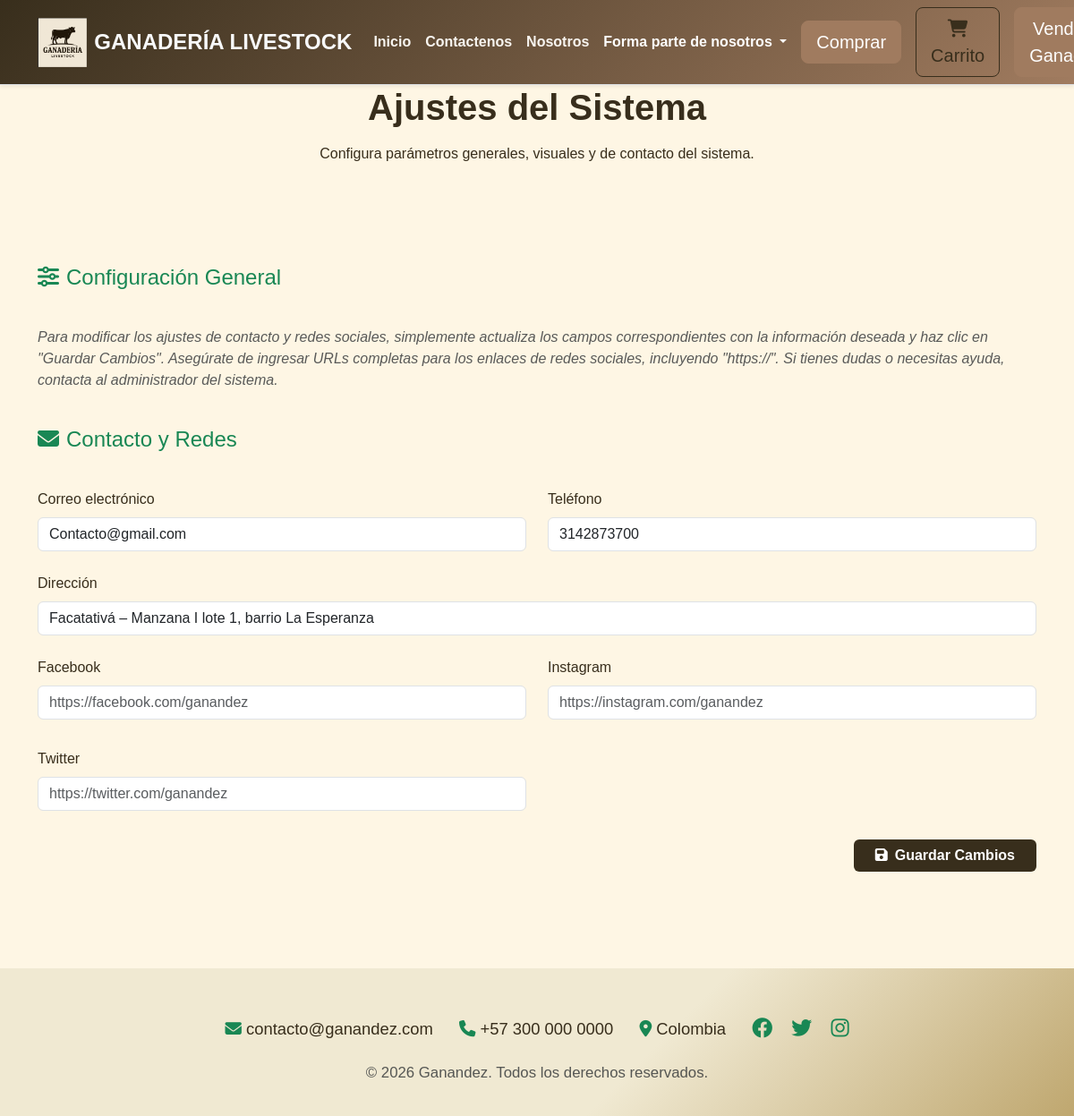
/vistas/admin-ajustes.php, run on the app's committed database.
### tables this page shows
CREATE TABLE ajustes (
    id INT AUTO_INCREMENT PRIMARY KEY,
    clave VARCHAR(50) NOT NULL UNIQUE,
    valor TEXT NOT NULL
);

### app/Conexion.inc.php (called while the page is built, shortened)
<?php
class Conexion {
    private static $conexion;
    public static function abrir_conexion() {
        if (!isset(self::$conexion)){
            try {
                self::$conexion = new PDO('mysql:host='.NOMBRE_SERVIDOR.'; dbname='.NOMBRE_DB, NOMBRE_USUARIO, PASSWORD);
                self::$conexion->setAttribute(PDO::ATTR_ERRMODE, PDO::ERRMODE_EXCEPTION);
                self::$conexion->exec("SET NAMES 'utf8'");
            } catch (PDOException $ex) {
                print "ERROR: ". $ex->getMessage() . "<br>";
                die();
            }
        }
    }
    public static function cerrar_conexion(){
        if (isset(self::$conexion)){
            self::$conexion = null;
        }
    }
    public static function obtener_conexion() {
        return self::$conexion;
    }
}
?>

### app/RepositorioAjustes.inc.php (called while the page is built, shortened)
<?php
include_once 'Conexion.inc.php';
class RepositorioAjustes {
    public static function obtener_valor($clave, $conexion) {
        $sql = "SELECT valor FROM ajustes WHERE clave = :clave LIMIT 1";
        $sentencia = $conexion->prepare($sql);
        $sentencia->bindParam(':clave', $clave, PDO::PARAM_STR);
        $sentencia->execute();
        $resultado = $sentencia->fetch();
        return $resultado ? $resultado['valor'] : '';
    }
}

### vistas/admin-ajustes.php (the view, shortened to what this page needs)
<?php
include_once 'app/Conexion.inc.php';
include_once 'app/RepositorioAjustes.inc.php';
$email_contacto     = RepositorioAjustes::obtener_valor('email_contacto', Conexion::obtener_conexion());
$telefono_contacto  = RepositorioAjustes::obtener_valor('telefono_contacto', Conexion::obtener_conexion());
$direccion_contacto = RepositorioAjustes::obtener_valor('direccion_contacto', Conexion::obtener_conexion());
$facebook           = RepositorioAjustes::obtener_valor('facebook', Conexion::obtener_conexion());
$instagram          = RepositorioAjustes::obtener_valor('instagram', Conexion::obtener_conexion());
$twitter            = RepositorioAjustes::obtener_valor('twitter', Conexion::obtener_conexion());
include_once 'plantillas/documento-apertura.inc.php';
include_once 'plantillas/navbar.inc.php';
?>
<br><br>
<section class="bienvenida-section py-5">
    <div class="container text-center">
        <h1 class="main-title animate-fade-in mb-3">Ajustes del Sistema</h1>
        <p class="main-subtitle">Configura parámetros generales, visuales y de contacto del sistema.</p>
    </div>
</section>
<div class="container py-5">
    <div class="admin-panel">
        <form method="POST" class="row g-4">
            <h4 class="mb-3 text-success"><i class="fas fa-sliders-h me-2"></i>Configuración General</h4>
            <div class="col-12">
                <p class="text-muted fst-italic">
                    Para modificar los ajustes de contacto y redes sociales, simplemente actualiza los campos correspondientes con la información deseada y haz clic en "Guardar Cambios". Asegúrate de ingresar URLs completas para los enlaces de redes sociales, incluyendo "https://". Si tienes dudas o necesitas ayuda, contacta al administrador del sistema.
                </p>
            </div>
            <h4 class="mt-4 mb-3 text-success"><i class="fas fa-envelope me-2"></i>Contacto y Redes</h4>
            <div class="col-md-6">
                <label class="form-label">Correo electrónico</label>
                <input type="email" class="form-control" name="email_contacto" value="<?= htmlspecialchars($email_contacto) ?>" placeholder="admin@ganandez.com">
            </div>
            <div class="col-md-6">
                <label class="form-label">Teléfono</label>
                <input type="text" class="form-control" name="telefono_contacto" value="<?= htmlspecialchars($telefono_contacto) ?>" placeholder="+573142873700">
            </div>
            <div class="col-md-12">
                <label class="form-label">Dirección</label>
                <input type="text" class="form-control" name="direccion_contacto" value="<?= htmlspecialchars($direccion_contacto) ?>" placeholder="Calle 123, Ciudad, País">
            </div>
            <div class="col-md-6">
                <label class="form-label">Facebook</label>
                <input type="url" class="form-control" name="facebook" id="facebook" value="<?= htmlspecialchars($facebook) ?>" placeholder="https://facebook.com/ganandez">
            </div>
            <div class="col-md-6">
                <label class="form-label">Instagram</label>
                <input type="url" class="form-control" name="instagram" id="instagram" value="<?= htmlspecialchars($instagram) ?>" placeholder="https://instagram.com/ganandez">
            </div>
            <div class="col-md-6">
                <label class="form-label">Twitter</label>
                <input type="url" class="form-control" name="twitter" id="twitter" value="<?= htmlspecialchars($twitter) ?>" placeholder="https://twitter.com/ganandez">
            </div>
            <div class="col-12 text-end mt-4">
                <button type="submit" class="btn btn-success px-4">
                    <i class="fas fa-save me-2"></i>Guardar Cambios
                </button>
            </div>
        </form>
    </div>
</div>
<?php include_once 'plantillas/documento-cierre.inc.php'; ?>

### css/Styles.css (style rules this page uses)
:root { --marron-oscuro: #382e1c; --marron-hover: #59422c; --dorado-suave: #a07b5f; --beige-claro: #fef6e4; --gris-texto: #555; --blanco: #ffffff; --fuente-primaria: "Poppins", sans-serif; --fuente-secundaria: "Georgia", serif; }
h1, h2, h3, .main-title { font-weight: 700; color: var(--marron-oscuro); }
.btn-success { background-color: var(--marron-oscuro); border: none; font-weight: 600; }

### data on the page
ajustes: email_contacto "Contacto@gmail.com"
ajustes: telefono_contacto "3142873700"
ajustes: direccion_contacto "Facatativá – Manzana I lote 1, barrio La Esperanza"
